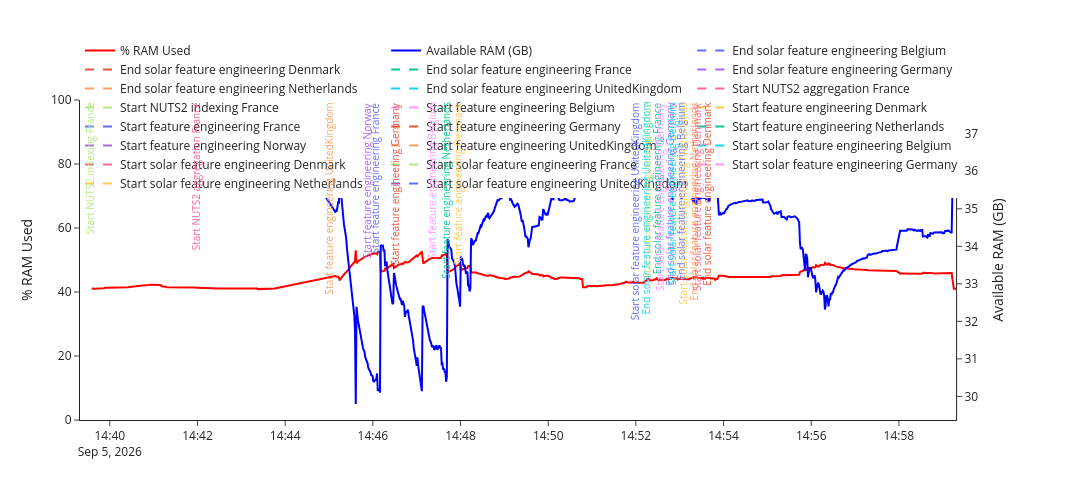

The code cell stored with this chart in its notebook:
### Code cell
import pandas as pd
import plotly.graph_objects as go
from plotly.subplots import make_subplots
import plotly.express as px


df = pd.read_csv(
    "ram_usage.csv",
    parse_dates=["timestamp"],
)

events = df.loc[df["event"].notna()]
ram = df.loc[df["event"].isna()]

fig = make_subplots(
    rows=1,
    cols=1,
    specs=[[{"secondary_y": True}]],
)

# % RAM used
fig.add_trace(
    go.Scatter(
        x=ram["timestamp"],
        y=ram["percent_used"],
        name="% RAM Used",
        line=dict(color="red"),
    ),
    secondary_y=False,
)

# Available RAM
fig.add_trace(
    go.Scatter(
        x=ram["timestamp"],
        y=ram["available_gb"],
        name="Available RAM (GB)",
        line=dict(color="blue"),
    ),
    secondary_y=True,
)

# Event markers
unique_events = sorted(events["event"].dropna().unique())

colours = px.colors.qualitative.Plotly
event_colours = {
    e: colours[i % len(colours)]
    for i, e in enumerate(unique_events)
}

for event in unique_events:

    subset = events.loc[events["event"] == event]

    first = True

    for _, row in subset.iterrows():

        fig.add_vline(
            x=row["timestamp"],
            line_dash="dash",
            line_color=event_colours[event],
            opacity=0.7,
        )

        fig.add_annotation(
            x=row["timestamp"],
            y=1,
            yref="paper",
            text=event,
            showarrow=False,
            textangle=-90,
            yanchor="top",
            xanchor="right",
            font=dict(
                size=10,
                color=event_colours[event],
            ),
        )

        # Dummy trace for legend entry
        if first:

            fig.add_trace(
                go.Scatter(
                    x=[None],
                    y=[None],
                    mode="lines",
                    line=dict(
                        color=event_colours[event],
                        dash="dash",
                    ),
                    name=event,
                )
            )

            first = False

fig.update_yaxes(
    title_text="% RAM Used",
    range=[0, 100],
    secondary_y=False,
)

fig.update_yaxes(
    title_text="Available RAM (GB)",
    secondary_y=True,
)

fig.update_layout(
    template="simple_white",
    width=1400,
    height=500,
    hovermode="x unified",
    legend=dict(
        orientation="h",
        y=1.2,
        x=0,
    ),
    margin=dict(t=100),
)

fig.show()

### Figure 1 — Plotly figure (JSON) as saved in the notebook; plotly's stock layout.template omitted (floating-point values rounded to 4 significant figures; data arrays with more than 128 entries replaced by an {"elided": "..."} marker saying what was removed)
{"data": [{"line": {"color": "red"}, "name": "% RAM Used", "type": "scatter", "x": {"elided": "1095 str values"}, "xaxis": "x", "y": {"elided": "1095 float values"}, "yaxis": "y"}, {"line": {"color": "blue"}, "name": "Available RAM (GB)", "type": "scatter", "x": {"elided": "1095 str values"}, "xaxis": "x", "y": {"elided": "1095 float values"}, "yaxis": "y2"}, {"line": {"color": "#636EFA", "dash": "dash"}, "mode": "lines", "name": "End solar feature engineering Belgium", "type": "scatter", "x": [null], "y": [null]}, {"line": {"color": "#EF553B", "dash": "dash"}, "mode": "lines", "name": "End solar feature engineering Denmark", "type": "scatter", "x": [null], "y": [null]}, {"line": {"color": "#00CC96", "dash": "dash"}, "mode": "lines", "name": "End solar feature engineering France", "type": "scatter", "x": [null], "y": [null]}, {"line": {"color": "#AB63FA", "dash": "dash"}, "mode": "lines", "name": "End solar feature engineering Germany", "type": "scatter", "x": [null], "y": [null]}, {"line": {"color": "#FFA15A", "dash": "dash"}, "mode": "lines", "name": "End solar feature engineering Netherlands", "type": "scatter", "x": [null], "y": [null]}, {"line": {"color": "#19D3F3", "dash": "dash"}, "mode": "lines", "name": "End solar feature engineering UnitedKingdom", "type": "scatter", "x": [null], "y": [null]}, {"line": {"color": "#FF6692", "dash": "dash"}, "mode": "lines", "name": "Start NUTS2 aggregation France", "type": "scatter", "x": [null], "y": [null]}, {"line": {"color": "#B6E880", "dash": "dash"}, "mode": "lines", "name": "Start NUTS2 indexing France", "type": "scatter", "x": [null], "y": [null]}, {"line": {"color": "#FF97FF", "dash": "dash"}, "mode": "lines", "name": "Start feature engineering Belgium", "type": "scatter", "x": [null], "y": [null]}, {"line": {"color": "#FECB52", "dash": "dash"}, "mode": "lines", "name": "Start feature engineering Denmark", "type": "scatter", "x": [null], "y": [null]}, {"line": {"color": "#636EFA", "dash": "dash"}, "mode": "lines", "name": "Start feature engineering France", "type": "scatter", "x": [null], "y": [null]}, {"line": {"color": "#EF553B", "dash": "dash"}, "mode": "lines", "name": "Start feature engineering Germany", "type": "scatter", "x": [null], "y": [null]}, {"line": {"color": "#00CC96", "dash": "dash"}, "mode": "lines", "name": "Start feature engineering Netherlands", "type": "scatter", "x": [null], "y": [null]}, {"line": {"color": "#AB63FA", "dash": "dash"}, "mode": "lines", "name": "Start feature engineering Norway", "type": "scatter", "x": [null], "y": [null]}, {"line": {"color": "#FFA15A", "dash": "dash"}, "mode": "lines", "name": "Start feature engineering UnitedKingdom", "type": "scatter", "x": [null], "y": [null]}, {"line": {"color": "#19D3F3", "dash": "dash"}, "mode": "lines", "name": "Start solar feature engineering Belgium", "type": "scatter", "x": [null], "y": [null]}, {"line": {"color": "#FF6692", "dash": "dash"}, "mode": "lines", "name": "Start solar feature engineering Denmark", "type": "scatter", "x": [null], "y": [null]}, {"line": {"color": "#B6E880", "dash": "dash"}, "mode": "lines", "name": "Start solar feature engineering France", "type": "scatter", "x": [null], "y": [null]}, {"line": {"color": "#FF97FF", "dash": "dash"}, "mode": "lines", "name": "Start solar feature engineering Germany", "type": "scatter", "x": [null], "y": [null]}, {"line": {"color": "#FECB52", "dash": "dash"}, "mode": "lines", "name": "Start solar feature engineering Netherlands", "type": "scatter", "x": [null], "y": [null]}, {"line": {"color": "#636EFA", "dash": "dash"}, "mode": "lines", "name": "Start solar feature engineering UnitedKingdom", "type": "scatter", "x": [null], "y": [null]}], "layout": {"annotations": [{"font": {"color": "#636EFA", "size": 10}, "showarrow": false, "text": "End solar feature engineering Belgium", "textangle": -90, "x": "2026-09-05T14:53:14.411584", "xanchor": "right", "y": 1, "yanchor": "top", "yref": "paper"}, {"font": {"color": "#EF553B", "size": 10}, "showarrow": false, "text": "End solar feature engineering Denmark", "textangle": -90, "x": "2026-09-05T14:53:49.228366", "xanchor": "right", "y": 1, "yanchor": "top", "yref": "paper"}, {"font": {"color": "#00CC96", "size": 10}, "showarrow": false, "text": "End solar feature engineering France", "textangle": -90, "x": "2026-09-05T14:52:41.697270", "xanchor": "right", "y": 1, "yanchor": "top", "yref": "paper"}, {"font": {"color": "#AB63FA", "size": 10}, "showarrow": false, "text": "End solar feature engineering Germany", "textangle": -90, "x": "2026-09-05T14:52:58.419976", "xanchor": "right", "y": 1, "yanchor": "top", "yref": "paper"}, {"font": {"color": "#FFA15A", "size": 10}, "showarrow": false, "text": "End solar feature engineering Netherlands", "textangle": -90, "x": "2026-09-05T14:53:32.399127", "xanchor": "right", "y": 1, "yanchor": "top", "yref": "paper"}, {"font": {"color": "#19D3F3", "size": 10}, "showarrow": false, "text": "End solar feature engineering UnitedKingdom", "textangle": -90, "x": "2026-09-05T14:52:24.879766", "xanchor": "right", "y": 1, "yanchor": "top", "yref": "paper"}, {"font": {"color": "#FF6692", "size": 10}, "showarrow": false, "text": "Start NUTS2 aggregation France", "textangle": -90, "x": "2026-09-05T14:42:10.755681", "xanchor": "right", "y": 1, "yanchor": "top", "yref": "paper"}, {"font": {"color": "#B6E880", "size": 10}, "showarrow": false, "text": "Start NUTS2 indexing France", "textangle": -90, "x": "2026-09-05T14:39:43.832233", "xanchor": "right", "y": 1, "yanchor": "top", "yref": "paper"}, {"font": {"color": "#FF97FF", "size": 10}, "showarrow": false, "text": "Start feature engineering Belgium", "textangle": -90, "x": "2026-09-05T14:47:32.371654", "xanchor": "right", "y": 1, "yanchor": "top", "yref": "paper"}, {"font": {"color": "#FECB52", "size": 10}, "showarrow": false, "text": "Start feature engineering Denmark", "textangle": -90, "x": "2026-09-05T14:48:08.603821", "xanchor": "right", "y": 1, "yanchor": "top", "yref": "paper"}, {"font": {"color": "#636EFA", "size": 10}, "showarrow": false, "text": "Start feature engineering France", "textangle": -90, "x": "2026-09-05T14:46:15.118688", "xanchor": "right", "y": 1, "yanchor": "top", "yref": "paper"}, {"font": {"color": "#EF553B", "size": 10}, "showarrow": false, "text": "Start feature engineering Germany", "textangle": -90, "x": "2026-09-05T14:46:42.334057", "xanchor": "right", "y": 1, "yanchor": "top", "yref": "paper"}, {"font": {"color": "#00CC96", "size": 10}, "showarrow": false, "text": "Start feature engineering Netherlands", "textangle": -90, "x": "2026-09-05T14:47:51.310404", "xanchor": "right", "y": 1, "yanchor": "top", "yref": "paper"}, {"font": {"color": "#AB63FA", "size": 10}, "showarrow": false, "text": "Start feature engineering Norway", "textangle": -90, "x": "2026-09-05T14:46:04.917322", "xanchor": "right", "y": 1, "yanchor": "top", "yref": "paper"}, {"font": {"color": "#FFA15A", "size": 10}, "showarrow": false, "text": "Start feature engineering UnitedKingdom", "textangle": -90, "x": "2026-09-05T14:45:12.840246", "xanchor": "right", "y": 1, "yanchor": "top", "yref": "paper"}, {"font": {"color": "#19D3F3", "size": 10}, "showarrow": false, "text": "Start solar feature engineering Belgium", "textangle": -90, "x": "2026-09-05T14:53:01.425727", "xanchor": "right", "y": 1, "yanchor": "top", "yref": "paper"}, {"font": {"color": "#FF6692", "size": 10}, "showarrow": false, "text": "Start solar feature engineering Denmark", "textangle": -90, "x": "2026-09-05T14:53:35.403620", "xanchor": "right", "y": 1, "yanchor": "top", "yref": "paper"}, {"font": {"color": "#B6E880", "size": 10}, "showarrow": false, "text": "Start solar feature engineering France", "textangle": -90, "x": "2026-09-05T14:52:27.885328", "xanchor": "right", "y": 1, "yanchor": "top", "yref": "paper"}, {"font": {"color": "#FF97FF", "size": 10}, "showarrow": false, "text": "Start solar feature engineering Germany", "textangle": -90, "x": "2026-09-05T14:52:44.702327", "xanchor": "right", "y": 1, "yanchor": "top", "yref": "paper"}, {"font": {"color": "#FECB52", "size": 10}, "showarrow": false, "text": "Start solar feature engineering Netherlands", "textangle": -90, "x": "2026-09-05T14:53:17.415775", "xanchor": "right", "y": 1, "yanchor": "top", "yref": "paper"}, {"font": {"color": "#636EFA", "size": 10}, "showarrow": false, "text": "Start solar feature engineering UnitedKingdom", "textangle": -90, "x": "2026-09-05T14:52:11.478714", "xanchor": "right", "y": 1, "yanchor": "top", "yref": "paper"}], "height": 500, "hovermode": "x unified", "legend": {"orientation": "h", "x": 0, "y": 1.2}, "margin": {"t": 100}, "shapes": [{"line": {"color": "#636EFA", "dash": "dash"}, "opacity": 0.7, "type": "line", "x0": "2026-09-05T14:53:14.411584", "x1": "2026-09-05T14:53:14.411584", "xref": "x", "y0": 0, "y1": 1, "yref": "y domain"}, {"line": {"color": "#EF553B", "dash": "dash"}, "opacity": 0.7, "type": "line", "x0": "2026-09-05T14:53:49.228366", "x1": "2026-09-05T14:53:49.228366", "xref": "x", "y0": 0, "y1": 1, "yref": "y domain"}, {"line": {"color": "#00CC96", "dash": "dash"}, "opacity": 0.7, "type": "line", "x0": "2026-09-05T14:52:41.697270", "x1": "2026-09-05T14:52:41.697270", "xref": "x", "y0": 0, "y1": 1, "yref": "y domain"}, {"line": {"color": "#AB63FA", "dash": "dash"}, "opacity": 0.7, "type": "line", "x0": "2026-09-05T14:52:58.419976", "x1": "2026-09-05T14:52:58.419976", "xref": "x", "y0": 0, "y1": 1, "yref": "y domain"}, {"line": {"color": "#FFA15A", "dash": "dash"}, "opacity": 0.7, "type": "line", "x0": "2026-09-05T14:53:32.399127", "x1": "2026-09-05T14:53:32.399127", "xref": "x", "y0": 0, "y1": 1, "yref": "y domain"}, {"line": {"color": "#19D3F3", "dash": "dash"}, "opacity": 0.7, "type": "line", "x0": "2026-09-05T14:52:24.879766", "x1": "2026-09-05T14:52:24.879766", "xref": "x", "y0": 0, "y1": 1, "yref": "y domain"}, {"line": {"color": "#FF6692", "dash": "dash"}, "opacity": 0.7, "type": "line", "x0": "2026-09-05T14:42:10.755681", "x1": "2026-09-05T14:42:10.755681", "xref": "x", "y0": 0, "y1": 1, "yref": "y domain"}, {"line": {"color": "#B6E880", "dash": "dash"}, "opacity": 0.7, "type": "line", "x0": "2026-09-05T14:39:43.832233", "x1": "2026-09-05T14:39:43.832233", "xref": "x", "y0": 0, "y1": 1, "yref": "y domain"}, {"line": {"color": "#FF97FF", "dash": "dash"}, "opacity": 0.7, "type": "line", "x0": "2026-09-05T14:47:32.371654", "x1": "2026-09-05T14:47:32.371654", "xref": "x", "y0": 0, "y1": 1, "yref": "y domain"}, {"line": {"color": "#FECB52", "dash": "dash"}, "opacity": 0.7, "type": "line", "x0": "2026-09-05T14:48:08.603821", "x1": "2026-09-05T14:48:08.603821", "xref": "x", "y0": 0, "y1": 1, "yref": "y domain"}, {"line": {"color": "#636EFA", "dash": "dash"}, "opacity": 0.7, "type": "line", "x0": "2026-09-05T14:46:15.118688", "x1": "2026-09-05T14:46:15.118688", "xref": "x", "y0": 0, "y1": 1, "yref": "y domain"}, {"line": {"color": "#EF553B", "dash": "dash"}, "opacity": 0.7, "type": "line", "x0": "2026-09-05T14:46:42.334057", "x1": "2026-09-05T14:46:42.334057", "xref": "x", "y0": 0, "y1": 1, "yref": "y domain"}, {"line": {"color": "#00CC96", "dash": "dash"}, "opacity": 0.7, "type": "line", "x0": "2026-09-05T14:47:51.310404", "x1": "2026-09-05T14:47:51.310404", "xref": "x", "y0": 0, "y1": 1, "yref": "y domain"}, {"line": {"color": "#AB63FA", "dash": "dash"}, "opacity": 0.7, "type": "line", "x0": "2026-09-05T14:46:04.917322", "x1": "2026-09-05T14:46:04.917322", "xref": "x", "y0": 0, "y1": 1, "yref": "y domain"}, {"line": {"color": "#FFA15A", "dash": "dash"}, "opacity": 0.7, "type": "line", "x0": "2026-09-05T14:45:12.840246", "x1": "2026-09-05T14:45:12.840246", "xref": "x", "y0": 0, "y1": 1, "yref": "y domain"}, {"line": {"color": "#19D3F3", "dash": "dash"}, "opacity": 0.7, "type": "line", "x0": "2026-09-05T14:53:01.425727", "x1": "2026-09-05T14:53:01.425727", "xref": "x", "y0": 0, "y1": 1, "yref": "y domain"}, {"line": {"color": "#FF6692", "dash": "dash"}, "opacity": 0.7, "type": "line", "x0": "2026-09-05T14:53:35.403620", "x1": "2026-09-05T14:53:35.403620", "xref": "x", "y0": 0, "y1": 1, "yref": "y domain"}, {"line": {"color": "#B6E880", "dash": "dash"}, "opacity": 0.7, "type": "line", "x0": "2026-09-05T14:52:27.885328", "x1": "2026-09-05T14:52:27.885328", "xref": "x", "y0": 0, "y1": 1, "yref": "y domain"}, {"line": {"color": "#FF97FF", "dash": "dash"}, "opacity": 0.7, "type": "line", "x0": "2026-09-05T14:52:44.702327", "x1": "2026-09-05T14:52:44.702327", "xref": "x", "y0": 0, "y1": 1, "yref": "y domain"}, {"line": {"color": "#FECB52", "dash": "dash"}, "opacity": 0.7, "type": "line", "x0": "2026-09-05T14:53:17.415775", "x1": "2026-09-05T14:53:17.415775", "xref": "x", "y0": 0, "y1": 1, "yref": "y domain"}, {"line": {"color": "#636EFA", "dash": "dash"}, "opacity": 0.7, "type": "line", "x0": "2026-09-05T14:52:11.478714", "x1": "2026-09-05T14:52:11.478714", "xref": "x", "y0": 0, "y1": 1, "yref": "y domain"}], "width": 1400, "xaxis": {"anchor": "y", "domain": [0, 0.94]}, "yaxis": {"anchor": "x", "domain": [0, 1], "range": [0, 100], "title": {"text": "% RAM Used"}}, "yaxis2": {"anchor": "x", "overlaying": "y", "side": "right", "title": {"text": "Available RAM (GB)"}}}}
